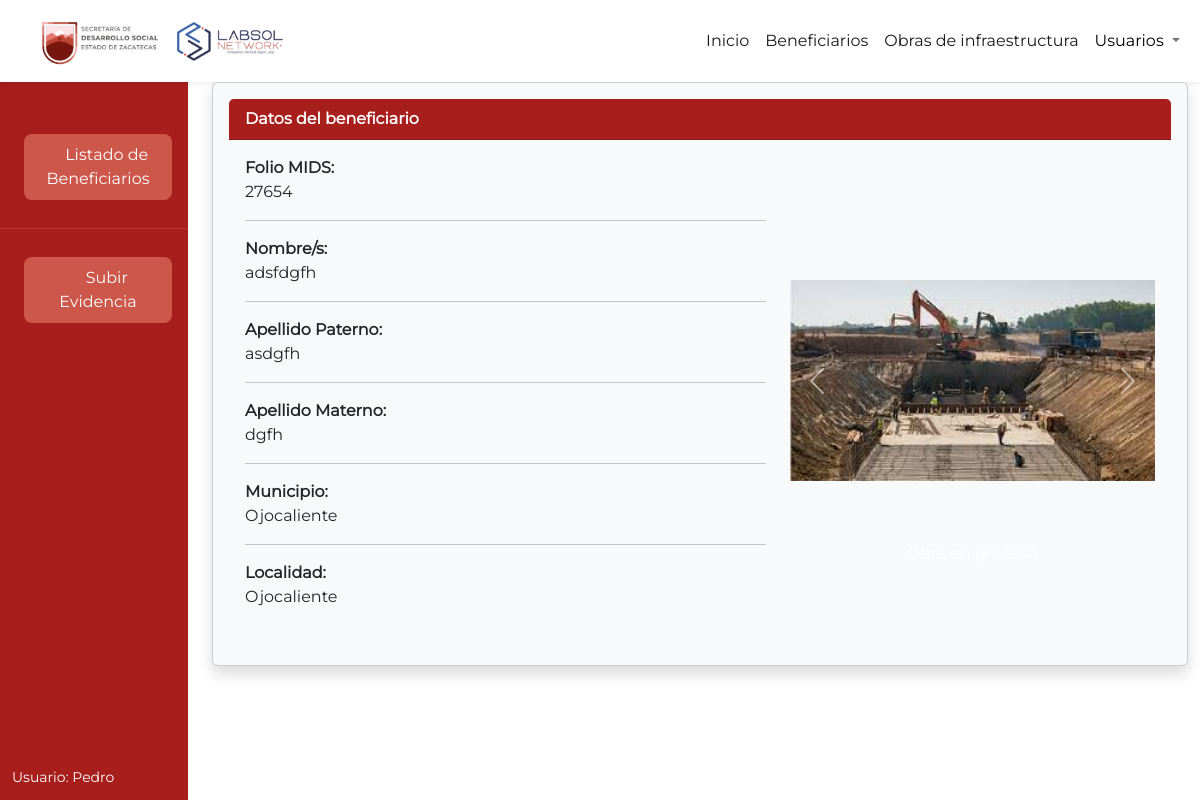
/infraestructura_sedesol/beneficiarios/detalles/2/ (signed in), run on the app's committed database.
### beneficiarios/models.py (models this page shows, shortened)
class BeneficiarioCalentador(models.Model):
    id = models.AutoField(primary_key=True)
    folio_mids = models.CharField(max_length=255)
    designado = models.ForeignKey(User, on_delete=models.CASCADE)
    apellido_paterno = models.CharField(max_length=100)
    apellido_materno = models.CharField(max_length=100, blank=True, null=True)
    nombres = models.CharField(max_length=100)
    municipio = models.CharField('Municipio', max_length=2, choices=MUNICIPIOS)
    localidad = models.CharField(max_length=150)
    finalizado = models.BooleanField(default=False)

class EvidenciasCalentadores(models.Model):
    beneficiario = models.ForeignKey(BeneficiarioCalentador, on_delete=models.CASCADE)
    imagen = models.ImageField(upload_to=upload_to_directory)
    es_proceso = models.BooleanField(default=True)

### beneficiarios/views.py (the view)
# urls.py: path('detalles/<int:beneficiario_id>/', views.detalles_beneficiario, name='detalles_beneficiario'),
@login_required
def detalles_beneficiario(request, beneficiario_id):
    beneficiario = BeneficiarioCalentador.objects.get(pk=beneficiario_id)
    imagenes = EvidenciasCalentadores.objects.filter(beneficiario=beneficiario_id)
    return render(request, 'detalle_beneficiario.html', {'beneficiario': beneficiario, 'imagenes': imagenes})

### beneficiarios/templates/detalle_beneficiario.html (shortened to what this page needs)
{% extends 'base.html' %}
{% block head %}
    {% load static %}
    <link rel="stylesheet" href="{%static '/css/Sidebar.css'%}">
    <link rel="stylesheet" href="{%static '/css/vista_detallada.css'%}">
{% endblock head %}
{% block contenido %}
<div class="content-container">
    <div class="container-fluid">
      <div class="row">
        <div class="col-md-2 sidebar-container">
          <div id="sidenavAccordion" class="sb-sidenav accordion sb-sidenav-dark">
            <div class="sb-sidenav-menu">
              <div class="nav">
                <div>
                <div class="sb-sidenav-menu-heading"></div>
                <a class="nav-link active d-flex justify-content-center" href="{% url 'beneficiarios' %}">
                  <div class="sb-nav-link-icon"></div><button class="btn btn-fixed-width"><i class="fa fa-eye"
                      style="padding-right: 5px;"></i>Listado de Beneficiarios</button>
                </a>
                <hr>
                <a class="nav-link active d-flex justify-content-center" href="{% url 'completar_obra' beneficiario_id=beneficiario.id %}">
                    <div class="sb-nav-link-icon"></div><button class="btn btn-fixed-width"><i class="fa fa-camera"
                        style="padding-right: 5px;"></i>Subir Evidencia</button>
                </a>
              </div>
            </div>
          </div>
          <div class="sb-sidenav-footer">
            <div class="small"><span style="font-family: Montserrat, sans-serif;">Usuario: {{user}}</span>
            </div>
          </div>
        </div>
      </div>
  <div class="col-md-10">
    <div class="card text-dark bg-light shadow p-3 bg-light" style="font-family: Montserrat;">
      <div class="card-header" style="background-color: #A71E1C; color: white;"><b>Datos del beneficiario</b></div>
      <div class="card-body">
        <div class="row">
            <div class="col-md-7">
                <div class="project-info-box">
                <div class="description-field">Folio MIDS:</div>
                <div class="description-value break-word">{{ beneficiario.folio_mids }}</div>
                <hr>
                <div class="description-field">Nombre/s:</div>
                <div class="description-value break-word">{{ beneficiario.nombres }}</div>
                <hr>
                <div class="description-field">Apellido Paterno:</div>
                <div class="description-value break-word">{{ beneficiario.apellido_paterno }}</div>
                <hr>
                <div class="description-field">Apellido Materno:</div>
                <div class="description-value break-word">{{  beneficiario.apellido_materno }}</div>
                <hr>
                <div class="description-field">Municipio:</div>
                <div class="description-value break-word">{{  beneficiario.get_municipio_display }}</div>
                <hr>
                <div class="description-field">Localidad:</div>
                <div class="description-value break-word">{{  beneficiario.localidad }}</div>
                </div>
                <br>
            </div>
            <div class="col-md-5">
                {% if imagenes.exists %}
                    <div id="carouselExampleControls" class="carousel slide" data-ride="carousel">
                        <div class="carousel-inner">
                        {% for imagen in imagenes %}
                            {% if imagen.es_proceso %}
                            <div class="carousel-item{% if forloop.first %} active{% endif %}">
                                <img class="d-block w-100" style="height: 450px; object-fit: contain;" src="{{ imagen.imagen.url }}" alt="First slide">
                                <div class="carousel-caption d-none d-md-block">
                                </div>
                            </div>
                            {% endif %}
                        {% endfor %}
                        </div>
                        <a class="carousel-control-prev" href="#carouselExampleControls" role="button" data-slide="prev">
                        <span class="carousel-control-prev-icon" aria-hidden="true"></span>
                        </a>
                        <a class="carousel-control-next" href="#carouselExampleControls" role="button" data-slide="next">
                        <span class="carousel-control-next-icon" aria-hidden="true"></span>
                        </a>
                    </div>
                  {% else %}
                  <div><b>Aún no se sube la evidencia correspondiente</b></div>
                  {% endif %}
            </div>
        </div>
      </div>
    </div>
  </div>
  </div>
  </div>
  </div>
{% endblock contenido %}

### static/css/Sidebar.css (style rules this page uses)
.sb-sidenav-menu-heading { font-family: 'Montserrat'; font-size: 13px; color: #585B5E; font-weight: bold; }
.sidebar-container { margin-left: 0; padding-left: 0; }
a { font-family: 'Montserrat'; font-size: 16px !important; }
.sb-sidenav { display: flex; flex-direction: column; height: 100%; flex-wrap: nowrap; }
.sb-sidenav .sb-sidenav-menu { flex-grow: 1; }
.sb-sidenav .sb-sidenav-menu .nav { flex-direction: column; flex-wrap: nowrap; }
.sb-sidenav .sb-sidenav-menu .nav .sb-sidenav-menu-heading { padding: 1.75rem 1rem 0.75rem; font-size: 0.75rem; text-transform: uppercase; }
.sb-sidenav .sb-sidenav-menu .nav .nav-link { display: flex; align-items: center; padding-top: 0.75rem; padding-bottom: 0.75rem; position: relative; color: #b3b3b3; }
.sb-sidenav .sb-sidenav-footer { padding: 0.75rem; flex-shrink: 0; }
.sb-sidenav-dark { background-color: #A71E1C; color: rgba(255, 255, 255, 0.5); }
.sb-sidenav-dark .sb-sidenav-menu .sb-sidenav-menu-heading { color: rgba(255, 255, 255, 0.25) !important; }
.sb-sidenav-dark .sb-sidenav-menu .nav-link { color: rgba(255, 255, 255, 0.5); }
.sb-sidenav-dark .sb-sidenav-menu .nav div .nav-link.active { color: #fff; }
.sb-sidenav-dark .sb-sidenav-footer { background-color: #A71E1C; }
span { color: white; font-family: 'Montserrat'; }
.btn { color: white; font-family: 'Montserrat'; padding: 8px; background-color: #CC574A; border-radius: 8px; }

### static/css/vista_detallada.css (style rules this page uses)
html, body, .break-word { overflow-wrap: break-word; word-wrap: break-word; -ms-word-break: break-all; word-break: break-word; }
.description-field { font-weight: bold; }

### home/templates/base.html (style rules this page uses)
html, body, .container-fluid { height: 100%; }
.row { display: flex; height: 100%; }
.col-md-2.sidebar-container { overflow-y: auto; }
.col-md-10 { overflow-y: auto; }
body { display: flex; flex-direction: column; min-height: 100vh; margin: 0; }
.content-container { flex: 1; }

### data on the page
BeneficiarioCalentador: folio_mids "27654", nombres "adsfdgfh", apellido_paterno "asdgfh", apellido_materno "dgfh", municipio "Ojocaliente", localidad "Ojocaliente"
EvidenciasCalentadores: imagen (picture)

### other printed values
{{ user }} "Pedro"
